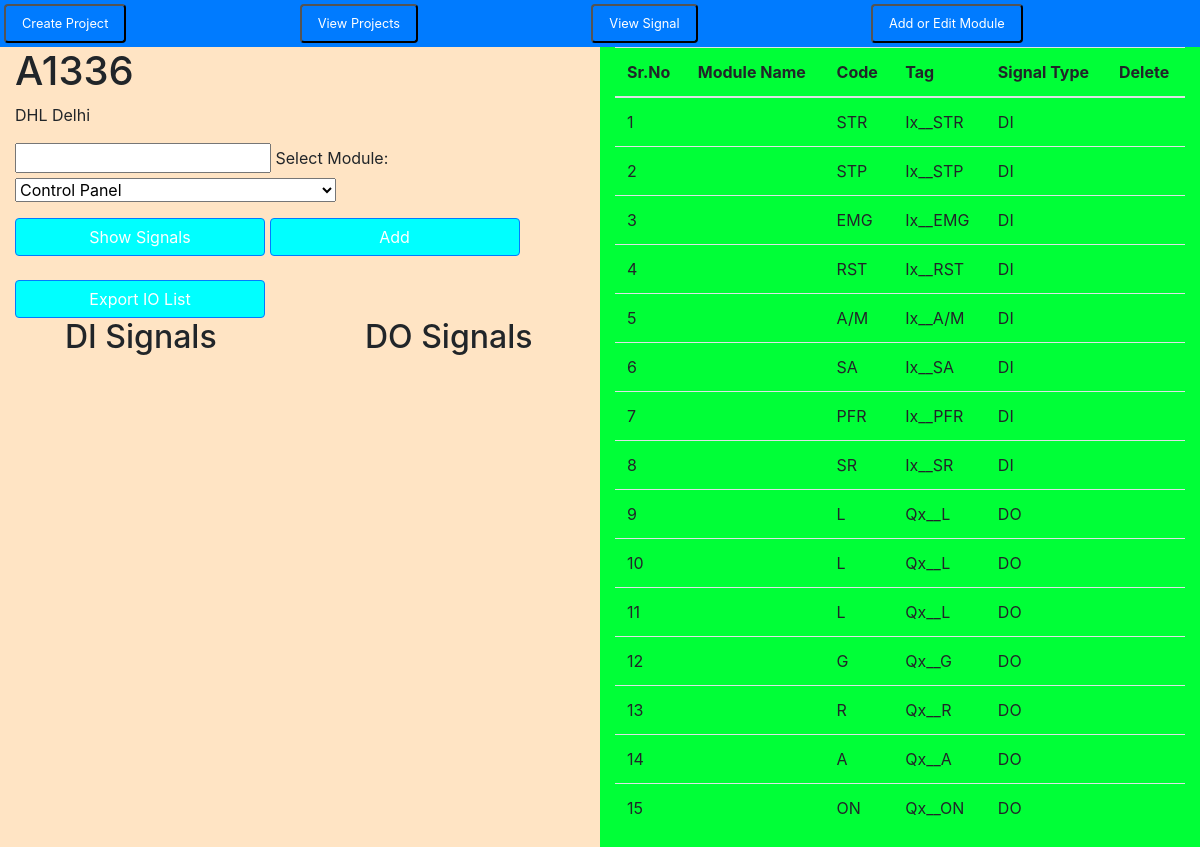
Screenshot of /projects/1/ (signed in) with the database file from the repository.
### iol/models.py (models this page shows, shortened)
class Project(models.Model):
    name = models.CharField(max_length=50)
    description = models.TextField(max_length=500, blank=True)

class IOList(models.Model):
    project = models.ForeignKey(Project, on_delete=models.CASCADE)
    name = models.CharField(max_length=30)
    equipment_code = models.CharField(max_length=30)
    code = models.CharField(max_length=40)
    tag = models.CharField(max_length=100, editable=False)
    signal_type = models.CharField(max_length=10)
    actual_description = models.TextField(max_length=100)
    panel_number = models.CharField(max_length=10, blank=True, null=True)
    node = models.CharField(max_length=10, blank=True, null=True)
    rack = models.IntegerField(blank=True, null=True)
    module_position = models.IntegerField(blank=True, null=True)
    terminal_block = models.CharField(max_length=5, blank=True, null=True)
    terminal_number = models.IntegerField(blank=True, null=True)
    channel = models.IntegerField( blank=True, null=True)
    io_address = models.CharField(max_length=10, blank=True, null=True)
    modules = models.ManyToManyField('Module', verbose_name='modules')

### iol/views.py (the view)
# urls.py: path('projects/<int:project_id>/', views.project_detail, name='project_detail'),
@login_required(login_url="/login")
def project_detail(request, project_id):
    project = get_object_or_404(Project, pk=project_id)
    modules = Module.objects.all()
    signals = None
    request.session['project'] = project_id
    io_list = IOList.objects.filter(project = project)
    return render(request, 'project_detail.html', {'project': project, 'modules': modules, 'signals': signals, 'io_list': io_list})

### templates/project_detail.html (shortened to what this page needs)
{% extends 'base.html' %}
{% block content %}
<div class = "container-fluid">
  <div class = "row row-height">
    <div class="col-md-6 left">
      <div class="div">
        <h1 id= "projectName">{{ project.name }}</h1>
        <p>{{ project.description }}</p>
        {% load static %}
        <form id="module-form" method="post"  data-url="{% url 'get_filtered_signals' %}">
          <input class="" id="module_name">
          <label for="module">Select Module:</label>
          <select name="module" id="module">
            {% for module in modules %}
            <option value="{{ module.id }}">{{ module.module }}</option>
            {% endfor %}
          </select>
          <button class="btn btn-primary mt-3 mybtns" type="submit">Show Signals</button>
          <button class="btn btn-primary mt-3 mybtns" id="add-signals-btn">Add</button>
          <button class="btn btn-primary mt-4 mybtns" id="export-iolist-btn">Export IO List</button>
        </form>
        <div class="row">
          <div class="col-6 offset-1" id="di-signals-container">
            <h2>DI Signals</h2>
          </div>
          <div class="col-5" id="do-signals-container">
            <h2>DO Signals</h2>
          </div>
        </div>
      </div>
    </div>
    <div class="col-md-6 right">
      <div class="div">
        <table class="table" id='io-list-table'>
          <thead>
            <tr>
              <th>Sr.No</th>
              <th>Module Name</th>
              <th>Code</th>
              <th>Tag</th>
              <th>Signal Type</th>
              <th>Delete</th>
            </tr>
          </thead>
          <tbody>
            {% for iolist in io_list %}
            <tr>
              <td>{{ forloop.counter }}</td>
              <td>{{ iolist.name }}</td>
              <td>{{ iolist.code }}</td>
              <td>{{ iolist.tag }}</td>
              <td>{{ iolist.signal_type }}</td>
              <td>
              </td>
            </tr>
            {% empty %}
            <tr>
              <td colspan="5">No iolists found.</td>
            </tr>
            {% endfor %}
          </tbody>
        </table>
      </div>
    </div>
  </div>
</div>
{% endblock %}

### static/myfirst.css (style rules this page uses)
.div { overflow-y: scroll; height: 100%; }
.btn { justify-content: space-between; align-self: center; width: 250px; align-items: center; }
.row-height { height: 100vh; }
.left { background-color: bisque; height: 100%; overflow-y: scroll; }
.right { background-color: rgb(0, 255, 55); height: 100%; overflow-y: scroll; }
.mybtns { background-color: aqua; }

### rows the page displays
Project: name "A1336", description "DHL Delhi"
IOList: code "STR", tag "Ix__STR", signal_type "DI"
IOList: code "STP", tag "Ix__STP", signal_type "DI"
IOList: code "EMG", tag "Ix__EMG", signal_type "DI"
IOList: code "RST", tag "Ix__RST", signal_type "DI"
IOList: code "A/M", tag "Ix__A/M", signal_type "DI"
IOList: code "SA", tag "Ix__SA", signal_type "DI"
IOList: code "PFR", tag "Ix__PFR", signal_type "DI"
IOList: code "SR", tag "Ix__SR", signal_type "DI"
IOList: code "L", tag "Qx__L", signal_type "DO"
IOList: code "L", tag "Qx__L", signal_type "DO"
IOList: code "L", tag "Qx__L", signal_type "DO"
IOList: code "G", tag "Qx__G", signal_type "DO"
IOList: code "R", tag "Qx__R", signal_type "DO"
IOList: code "A", tag "Qx__A", signal_type "DO"
IOList: code "ON", tag "Qx__ON", signal_type "DO"

### other values shown
form field module "Control Panel"
